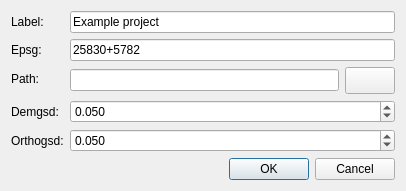
<?xml version="1.0" encoding="UTF-8"?>
<ui version="4.0">
 <class>SampleDialog</class>
 <widget class="QDialog" name="SampleDialog">
  <property name="geometry">
   <rect>
    <x>0</x>
    <y>0</y>
    <width>406</width>
    <height>174</height>
   </rect>
  </property>
  <property name="windowTitle">
   <string>Project</string>
  </property>
  <layout class="QVBoxLayout" name="verticalLayout">
   <item>
      <layout class="QFormLayout" name="formLayout">
        <item row="0" column="0">
     <widget class="QLabel" name="label_Label">
          <property name="text">
          <string>Label:</string>
          </property>
     </widget>
     </item>
<item row="0" column="1">
     
     <widget class="QLineEdit" name="Label">
          <property name="field_name" stdset="0">
               <string>Label</string>
          </property>
          <property name="key" stdset="0">
               <string>lineedit</string>
          </property>
          <property name="prop_name" stdset="0">
               <string>text</string>
          </property> 
                      
                    <property name="toolTip" stdset="0">
                        <string>Etiqueta con la que se nombraran los productos resultantes</string>
                    </property>
                   
          
        <property name="text">
            <string>Example project</string>
        </property>
        
     </widget>
     
</item>
  <item row="1" column="0">
     <widget class="QLabel" name="label_EPSG">
          <property name="text">
          <string>Epsg:</string>
          </property>
     </widget>
     </item>
<item row="1" column="1">
     
     <widget class="QLineEdit" name="EPSG">
          <property name="field_name" stdset="0">
               <string>EPSG</string>
          </property>
          <property name="key" stdset="0">
               <string>lineedit</string>
          </property>
          <property name="prop_name" stdset="0">
               <string>text</string>
          </property> 
                      
                    <property name="toolTip" stdset="0">
                        <string>Codigo EPSG con el que se exportaran los productos resultantes</string>
                    </property>
                   
          
        <property name="text">
            <string>25830+5782</string>
        </property>
        
     </widget>
     
</item>
  <item row="2" column="0">
     <widget class="QLabel" name="label_Path">
          <property name="text">
          <string>Path:</string>
          </property>
     </widget>
     </item>
<item row="2" column="1">
     <layout class="QHBoxLayout" name="horizontalLayout">
    <item>
     <widget class="QLineEdit" name="Path">
          <property name="field_name" stdset="0">
               <string>Path</string>
          </property>
          <property name="key" stdset="0">
               <string>file</string>
          </property>
          <property name="prop_name" stdset="0">
               <string>text</string>
          </property> 
                      
                    <property name="type" stdset="0">
                        <string>folder</string>
                    </property>
                            
                    <property name="toolTip" stdset="0">
                        <string>Ruta del directorio de resultados</string>
                    </property>
                   
          
        <property name="text">
            <string></string>
        </property>
        
     </widget>
     </item>
<item>
    <widget class="QPushButton" name="fileWidgetButton_Path">
    <property name="sizePolicy">
    <sizepolicy hsizetype="Preferred" vsizetype="Fixed">
    <horstretch>0</horstretch>
    <verstretch>0</verstretch>
    </sizepolicy>
    </property>
    <property name="maximumSize">
    <size>
    <width>50</width>
    <height>16777215</height>
    </size>
    </property>
    <property name="font">
    <font>
    <pointsize>12</pointsize>
    <bold>true</bold>
    </font>
    </property>
    <property name="for_file_widget" stdset="0">
        <string>Path</string>
    </property>  
    </widget>
</item>
</layout>
</item>
  <item row="3" column="0">
     <widget class="QLabel" name="label_DemGSD">
          <property name="text">
          <string>Demgsd:</string>
          </property>
     </widget>
     </item>
<item row="3" column="1">
     
     <widget class="QDoubleSpinBox" name="DemGSD">
          <property name="field_name" stdset="0">
               <string>DemGSD</string>
          </property>
          <property name="key" stdset="0">
               <string>double</string>
          </property>
          <property name="prop_name" stdset="0">
               <string>value</string>
          </property> 
                      
                    <property name="decimals" stdset="0">
                        <number>3</number>
                    </property>
                            
                    <property name="minimum" stdset="0">
                        <string>0.0</string>
                    </property>
                            
                    <property name="maximum" stdset="0">
                        <string>2.0</string>
                    </property>
                            
                    <property name="singleStep" stdset="0">
                        <string>0.01</string>
                    </property>
                            
                    <property name="toolTip" stdset="0">
                        <string>Resolucion en metros con la que se exportaran el modelo digital de superficies y del terreno (0 para maxima posible)</string>
                    </property>
                   
          
        <property name="value">
            <double>0.05</double>
        </property>
        
     </widget>
     
</item>
  <item row="4" column="0">
     <widget class="QLabel" name="label_OrthoGSD">
          <property name="text">
          <string>Orthogsd:</string>
          </property>
     </widget>
     </item>
<item row="4" column="1">
     
     <widget class="QDoubleSpinBox" name="OrthoGSD">
          <property name="field_name" stdset="0">
               <string>OrthoGSD</string>
          </property>
          <property name="key" stdset="0">
               <string>double</string>
          </property>
          <property name="prop_name" stdset="0">
               <string>value</string>
          </property> 
                      
                    <property name="decimals" stdset="0">
                        <number>3</number>
                    </property>
                            
                    <property name="minimum" stdset="0">
                        <string>0.0</string>
                    </property>
                            
                    <property name="maximum" stdset="0">
                        <string>2.0</string>
                    </property>
                            
                    <property name="singleStep" stdset="0">
                        <string>0.01</string>
                    </property>
                            
                    <property name="toolTip" stdset="0">
                        <string>Resolucion en metros con la que se exportara el ortomosaico (0 para maxima posible)</string>
                    </property>
                   
          
        <property name="value">
            <double>0.05</double>
        </property>
        
     </widget>
     
</item>
  
      </layout>
   </item>
   <item>
    <widget class="QDialogButtonBox" name="buttonBox">
     <property name="standardButtons">
      <set>QDialogButtonBox::Cancel|QDialogButtonBox::Ok</set>
     </property>
    </widget>
   </item>
  </layout>
 </widget>
 <resources/>
 <connections>
  <connection>
   <sender>buttonBox</sender>
   <signal>rejected()</signal>
   <receiver>SampleDialog</receiver>
   <slot>reject()</slot>
  </connection>
  <connection>
   <sender>buttonBox</sender>
   <signal>accepted()</signal>
   <receiver>SampleDialog</receiver>
   <slot>accept()</slot>
  </connection>
  
 </connections>
  <slots>
    <slot>listAddButtonClicked()</slot>
    <slot>fileWidgetButtonClicked()</slot>
    <slot>imageWidgetRemoveButtonClicked()</slot>
    <slot>imageWidgetChangeButtonClicked()</slot>
    <slot>imagesWidgetChangeDirectoryButtonClicked()</slot>
    <slot>listDeleteButtonClicked()</slot>
    <slot>objectDetailButtonClicked()</slot>
    <slot>tableAddButtonClicked()</slot>
    <slot>tableDeleteButtonClicked()</slot>
    <slot>simpleGridFirstPageButtonClicked()</slot>
    <slot>simpleGridPreviousPageButtonClicked()</slot>
    <slot>simpleGridNextPageButtonClicked()</slot>
    <slot>simpleGridLastPageButtonClicked()</slot>
    <slot>simpleGridPageCountComboChanged()</slot>


 </slots>
</ui>
